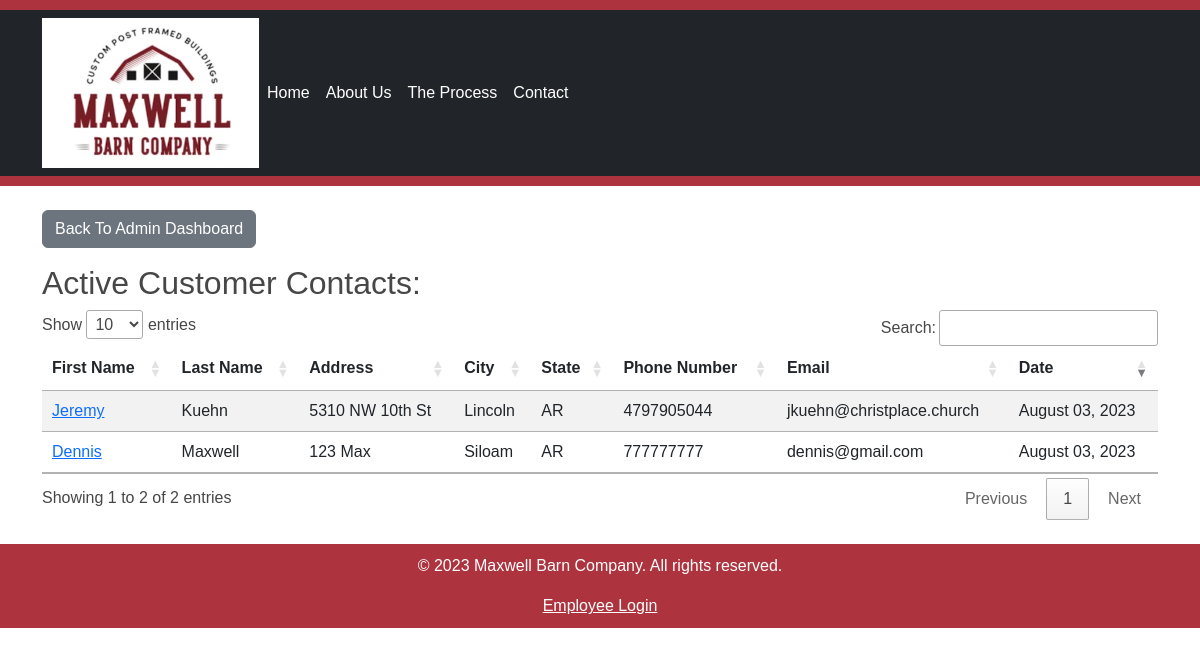
/customer_list, run on the app's committed database.
### web/models.py (models this page shows, shortened)
class Customer(models.Model):
    name_first = models.CharField(max_length=64, verbose_name="First Name")
    name_last = models.CharField(max_length=64, verbose_name="Last Name")
    address = models.CharField(max_length=200)
    add_city = models.CharField(max_length=64, verbose_name="City")
    add_state = models.CharField(max_length=2, choices=STATE_CHOICES, verbose_name="State")
    zip = models.CharField(max_length=12, null=True, blank=True)
    phone_number = models.CharField(max_length=16, verbose_name="Phone Number")
    email = models.EmailField()
    date = models.DateTimeField(default=timezone.now)
    barn_type = models.CharField(max_length=20, choices=BARN_TYPE, verbose_name="Desired Structure Usuage", null=True, blank=True)
    archived = models.BooleanField(default=False)

### web/views.py (the view)
# urls.py: path("customer_list", views.customer_list, name="customer_list"),
def customer_list(request):
    customers = Customer.objects.all()
    return render(request, "web/customer_list.html", {
        "customers": customers
    })

### web/templates/web/customer_list.html (shortened to what this page needs)
{% extends "web/djangourllayout.html" %}
{% block content %}
{% load static %}
<link rel="stylesheet" type="text/css" href="https://cdn.datatables.net/1.11.5/css/jquery.dataTables.css">
<div class="container mt-4">
  <div class="row">
    <div class="col">
        <a href="{% url 'user_admin' %}" class="btn btn-secondary mb-3">Back To Admin Dashboard</a>
      <h2>Active Customer Contacts:</h2>
      <div class="table-responsive">
        <table id="customer-table" class="table table-striped">
          <thead>
            <tr>
              <th>First Name</th>
              <th>Last Name</th>
              <th>Address</th>
              <th>City</th>
              <th>State</th>
              <th>Phone Number</th>
              <th>Email</th>
              <th>Date</th>
            </tr>
          </thead>
          <tbody>
            {% for customer in customers %}
            <tr>
              <td><a href="{% url 'customer_profile' cust_id=customer.id %}">{{ customer.name_first }}</a></td>
              <td>{{ customer.name_last }}</td>
              <td>{{ customer.address }}</td>
              <td>{{ customer.add_city }}</td>
              <td>{{ customer.add_state }}</td>
              <td>{{ customer.phone_number }}</td>
              <td>{{ customer.email }}</td>
              <td>{{ customer.date|date:"F d, Y" }}</td>
            </tr>
            {% endfor %}
          </tbody>
        </table>
      </div>
    </div>
  </div>
</div>
{% endblock %}

### data on the page
Customer: name_first "Jeremy", name_last "Kuehn", address "5310 NW 10th St", add_city "Lincoln", add_state "AR", phone_number "4797905044", email "jkuehn@christplace.church", date "August 03, 2023"
Customer: name_first "Dennis", name_last "Maxwell", address "123 Max", add_city "Siloam", add_state "AR", phone_number "777777777", email "dennis@gmail.com", date "August 03, 2023"
